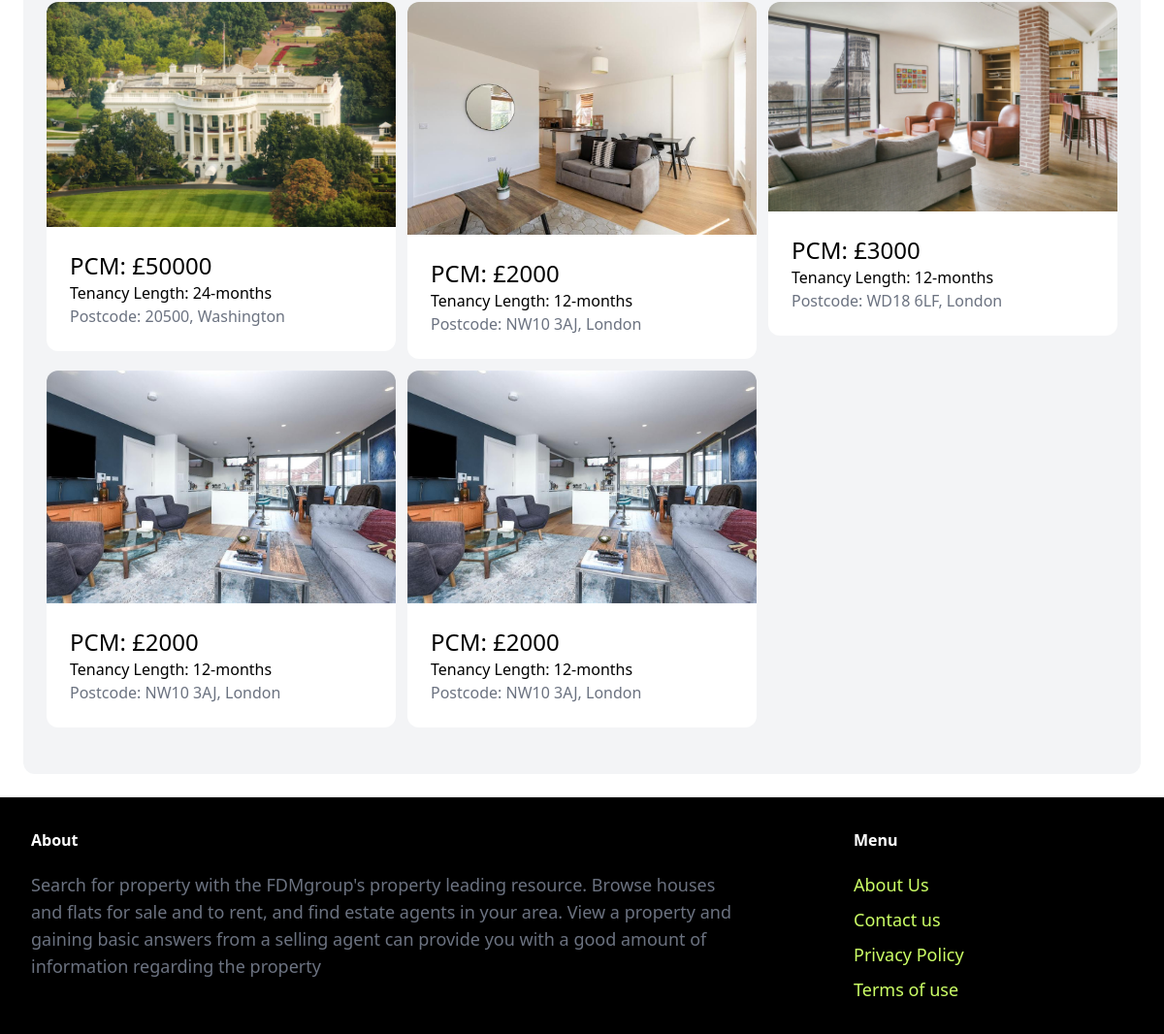
Before: /index/ (lower part) with the older database file.
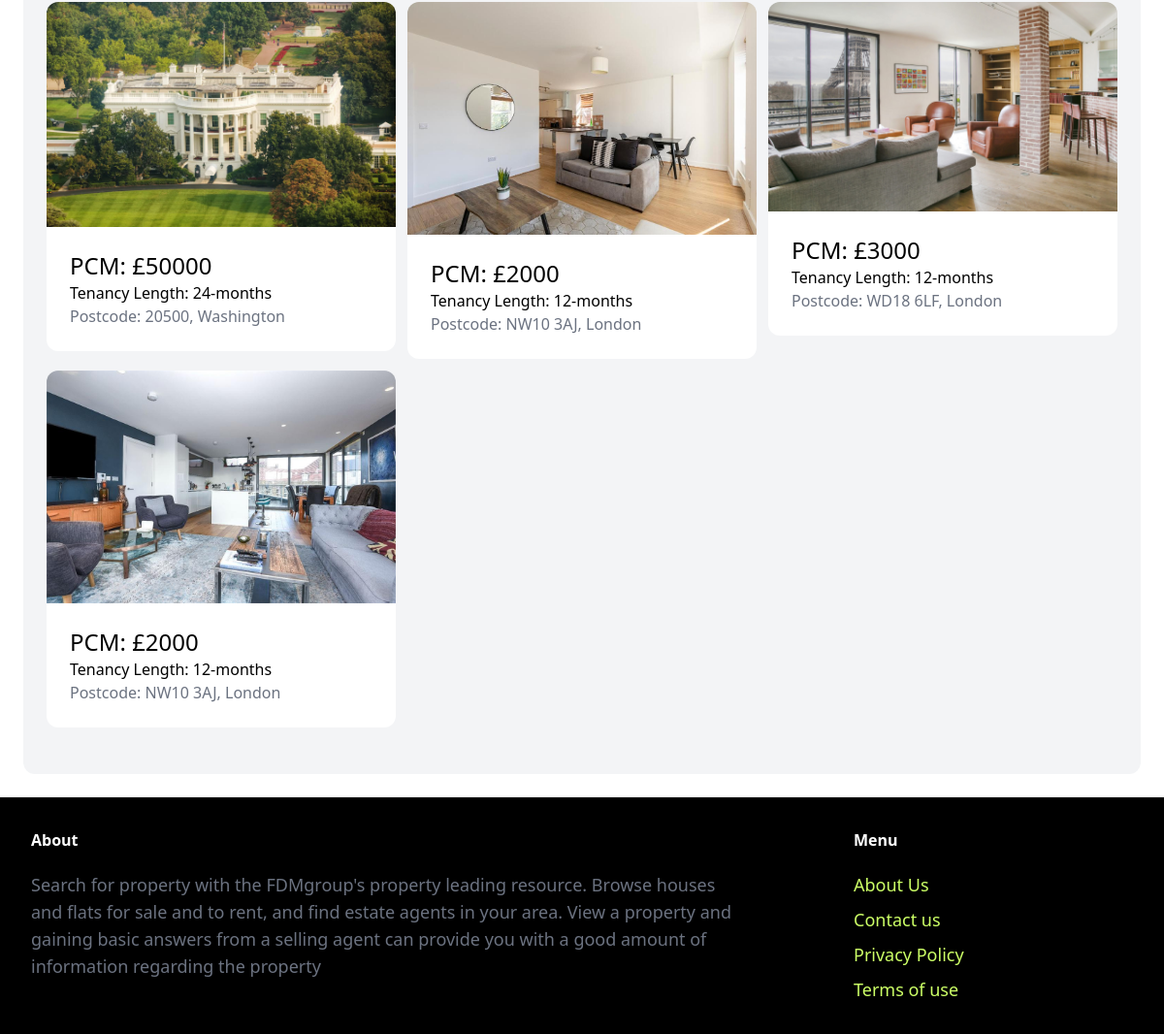
After: the same page with the newer database file.
### property/models.py (models this page shows, shortened)
class Property(models.Model):
    country = models.ForeignKey(Countries, related_name='countries', on_delete=models.CASCADE)
    city = models.TextField(blank=True, null=True)
    category = models.ForeignKey(Category, related_name='properties', on_delete=models.CASCADE)
    price_PCM = models.IntegerField()
    PPW = models.FloatField()
    address = models.TextField(blank=True, null=True)
    postcode = models.TextField(blank=True, null=True)
    pet_friendly = models.BooleanField(blank=True, null=True)
    number_of_beds = models.IntegerField(blank=True, null=True)
    number_of_bathrooms = models.IntegerField(blank=True, null=True)
    description = models.TextField(blank=True, null=True)
    image1 = models.ImageField(upload_to='prop_images', blank=True, null=True)
    image2 = models.ImageField(upload_to='prop_images', blank=True, null=True)
    image3 = models.ImageField(upload_to='prop_images', blank=True, null=True)
    image4 = models.ImageField(upload_to='prop_images', blank=True, null=True)
    favourites = models.ManyToManyField(User, related_name='favourite', default=None, blank=True)
    created_by = models.ForeignKey(
        User, related_name='properties', on_delete=models.CASCADE)
    created_at = models.DateField(auto_now_add=True)

class Category(models.Model):
    name = models.CharField(max_length=255)
    class Meta:
        verbose_name_plural = 'Categories'
    def __str__(self):
        return self.name  # Shows the name of property on admin page

### core/views.py (the view)
# urls.py: path('index/', views.index, name='index'),
def index(request):
    properties = Property.objects.all()[0:6]
    categories = Category.objects.all
    countries = Countries.objects.all
    return render(request, 'core/index.html', {
        'countries': countries,
        'categories': categories,
        'properties': properties
    })

### core/templates/core/index.html (shortened to what this page needs)
{% extends 'core/base.html' %}
{% block content %}
<div class="mt-6 px-6 py-12 bg-gray-100 rounded-xl">
    <div class="grid grid-cols-3 gap-3">
        {% for property in properties reversed %}
        {% if request.user != property.created_by %}
        <div>
            <a href="{% url 'property:detail' property.id %}">
                <div class="">
                    <img src="{{ property.image1.url }}" alt="" class="rounded-t-xl">
                </div>
                <div class="p-6 bg-white rounded-b-xl">
                    <h2 class="text-2xl">PCM: £{{property.price_PCM}} </h2>
                    <h2 class="text-1xl">Tenancy Length: {{property.category}} </h2>
                    <p class="text-gray-500">Postcode: {{property.postcode}}, {{property.city}}</p>
                </div>
            </a>
        </div>
        {% endif %}
        {% endfor %}
    </div>
</div>
{% endblock %}

Changed rows visible on the page:
removed Property: image1 (picture), price_PCM "2000", category "12-months", postcode "NW10 3AJ", city "London"
